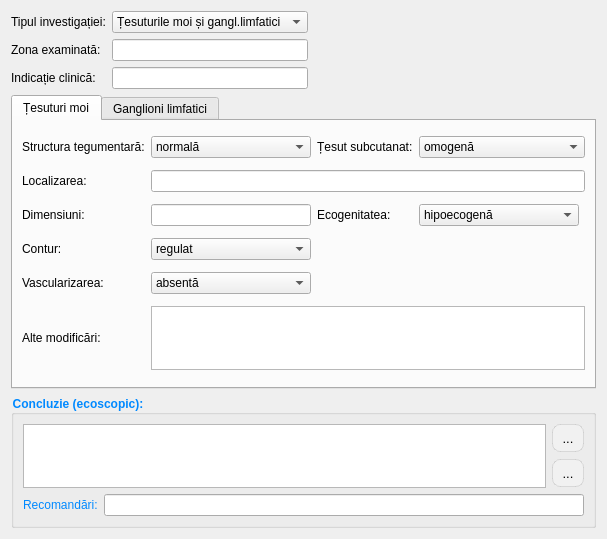
<?xml version="1.0" encoding="UTF-8"?>
<ui version="4.0">
 <class>ReportPageLymphNodes</class>
 <widget class="QWidget" name="ReportPageLymphNodes">
  <property name="geometry">
   <rect>
    <x>0</x>
    <y>0</y>
    <width>607</width>
    <height>539</height>
   </rect>
  </property>
  <property name="windowTitle">
   <string>Form</string>
  </property>
  <layout class="QGridLayout" name="gridLayout_2">
   <item row="0" column="0">
    <widget class="QLabel" name="label_230">
     <property name="text">
      <string>Tipul investigației:</string>
     </property>
    </widget>
   </item>
   <item row="0" column="1">
    <widget class="QComboBox" name="ln_typeInvestig">
     <item>
      <property name="text">
       <string>Țesuturile moi și gangl.limfatici</string>
      </property>
     </item>
     <item>
      <property name="text">
       <string>Țesuturi moi</string>
      </property>
     </item>
     <item>
      <property name="text">
       <string>Ganglioni limfatici</string>
      </property>
     </item>
    </widget>
   </item>
   <item row="0" column="2">
    <spacer name="horizontalSpacer_33">
     <property name="orientation">
      <enum>Qt::Orientation::Horizontal</enum>
     </property>
     <property name="sizeHint" stdset="0">
      <size>
       <width>338</width>
       <height>20</height>
      </size>
     </property>
    </spacer>
   </item>
   <item row="1" column="0">
    <widget class="QLabel" name="label_229">
     <property name="text">
      <string>Zona examinată:</string>
     </property>
    </widget>
   </item>
   <item row="1" column="1">
    <widget class="QLineEdit" name="ln_zoneArea">
     <property name="text">
      <string/>
     </property>
    </widget>
   </item>
   <item row="2" column="0">
    <widget class="QLabel" name="label_231">
     <property name="text">
      <string>Indicație clinică:</string>
     </property>
    </widget>
   </item>
   <item row="2" column="1">
    <widget class="QLineEdit" name="ln_indications">
     <property name="text">
      <string/>
     </property>
    </widget>
   </item>
   <item row="3" column="0" colspan="3">
    <widget class="QTabWidget" name="tabWidget_LymphNodes">
     <property name="currentIndex">
      <number>0</number>
     </property>
     <widget class="QWidget" name="tabSoftTissues">
      <attribute name="title">
       <string>Țesuturi moi</string>
      </attribute>
      <layout class="QGridLayout" name="gridLayout_86">
       <item row="0" column="1">
        <widget class="QComboBox" name="ln_skinStructureTissue">
         <item>
          <property name="text">
           <string>normală</string>
          </property>
         </item>
         <item>
          <property name="text">
           <string>îngroșată</string>
          </property>
         </item>
         <item>
          <property name="text">
           <string>infiltrată</string>
          </property>
         </item>
         <item>
          <property name="text">
           <string>edem</string>
          </property>
         </item>
        </widget>
       </item>
       <item row="5" column="1" colspan="4">
        <widget class="QPlainTextEdit" name="ln_otherChangeTissue">
         <property name="sizePolicy">
          <sizepolicy hsizetype="Expanding" vsizetype="Expanding">
           <horstretch>0</horstretch>
           <verstretch>0</verstretch>
          </sizepolicy>
         </property>
         <property name="maximumSize">
          <size>
           <width>16777215</width>
           <height>64</height>
          </size>
         </property>
         <property name="plainText">
          <string/>
         </property>
        </widget>
       </item>
       <item row="2" column="0">
        <widget class="QLabel" name="label_235">
         <property name="text">
          <string>Dimensiuni:</string>
         </property>
        </widget>
       </item>
       <item row="2" column="3">
        <widget class="QComboBox" name="ln_ecogenityTissue">
         <property name="sizePolicy">
          <sizepolicy hsizetype="Expanding" vsizetype="Fixed">
           <horstretch>0</horstretch>
           <verstretch>0</verstretch>
          </sizepolicy>
         </property>
         <item>
          <property name="text">
           <string>hipoecogenă</string>
          </property>
         </item>
         <item>
          <property name="text">
           <string>hiperecogenă</string>
          </property>
         </item>
         <item>
          <property name="text">
           <string>mixtă</string>
          </property>
         </item>
         <item>
          <property name="text">
           <string>izoecogenă</string>
          </property>
         </item>
         <item>
          <property name="text">
           <string>medie</string>
          </property>
         </item>
        </widget>
       </item>
       <item row="0" column="2">
        <widget class="QLabel" name="label_233">
         <property name="text">
          <string>Țesut subcutanat:</string>
         </property>
        </widget>
       </item>
       <item row="3" column="0">
        <widget class="QLabel" name="label_237">
         <property name="text">
          <string>Contur:</string>
         </property>
        </widget>
       </item>
       <item row="5" column="0">
        <widget class="QLabel" name="label_239">
         <property name="text">
          <string>Alte modificări:</string>
         </property>
        </widget>
       </item>
       <item row="0" column="0">
        <widget class="QLabel" name="label_249">
         <property name="text">
          <string>Structura tegumentară:</string>
         </property>
        </widget>
       </item>
       <item row="4" column="0">
        <widget class="QLabel" name="label_238">
         <property name="text">
          <string>Vascularizarea:</string>
         </property>
        </widget>
       </item>
       <item row="3" column="1">
        <widget class="QComboBox" name="ln_conturTissue">
         <item>
          <property name="text">
           <string>regulat</string>
          </property>
         </item>
         <item>
          <property name="text">
           <string>neregulat</string>
          </property>
         </item>
        </widget>
       </item>
       <item row="4" column="1">
        <widget class="QComboBox" name="ln_DopplerTissue">
         <item>
          <property name="text">
           <string>absentă</string>
          </property>
         </item>
         <item>
          <property name="text">
           <string>periferică</string>
          </property>
         </item>
         <item>
          <property name="text">
           <string>centrală</string>
          </property>
         </item>
         <item>
          <property name="text">
           <string>intensă</string>
          </property>
         </item>
         <item>
          <property name="text">
           <string>mixtă</string>
          </property>
         </item>
         <item>
          <property name="text">
           <string>patologică</string>
          </property>
         </item>
        </widget>
       </item>
       <item row="1" column="1" colspan="4">
        <widget class="QLineEdit" name="ln_localizationTissue"/>
       </item>
       <item row="1" column="0">
        <widget class="QLabel" name="label_234">
         <property name="text">
          <string>Localizarea:</string>
         </property>
        </widget>
       </item>
       <item row="2" column="2">
        <widget class="QLabel" name="label_236">
         <property name="text">
          <string>Ecogenitatea: </string>
         </property>
        </widget>
       </item>
       <item row="0" column="3" colspan="2">
        <widget class="QComboBox" name="ln_subcutanTissue">
         <item>
          <property name="text">
           <string>omogenă</string>
          </property>
         </item>
         <item>
          <property name="text">
           <string>heterogenă</string>
          </property>
         </item>
         <item>
          <property name="text">
           <string>prezența colecții</string>
          </property>
         </item>
         <item>
          <property name="text">
           <string>edem</string>
          </property>
         </item>
        </widget>
       </item>
       <item row="2" column="1">
        <widget class="QLineEdit" name="ln_sizeTissue"/>
       </item>
      </layout>
     </widget>
     <widget class="QWidget" name="tabLympNodes">
      <attribute name="title">
       <string>Ganglioni limfatici</string>
      </attribute>
      <layout class="QGridLayout" name="gridLayout_87">
       <item row="2" column="4">
        <widget class="QLabel" name="label_246">
         <property name="text">
          <string>Contur:</string>
         </property>
        </widget>
       </item>
       <item row="4" column="1" colspan="5">
        <widget class="QPlainTextEdit" name="ln_otherChangeNode">
         <property name="maximumSize">
          <size>
           <width>16777215</width>
           <height>64</height>
          </size>
         </property>
         <property name="plainText">
          <string/>
         </property>
        </widget>
       </item>
       <item row="3" column="1" colspan="3">
        <widget class="QComboBox" name="ln_dopplerNode">
         <property name="sizePolicy">
          <sizepolicy hsizetype="Expanding" vsizetype="Fixed">
           <horstretch>0</horstretch>
           <verstretch>0</verstretch>
          </sizepolicy>
         </property>
         <item>
          <property name="text">
           <string>absentă</string>
          </property>
         </item>
         <item>
          <property name="text">
           <string>periferică</string>
          </property>
         </item>
         <item>
          <property name="text">
           <string>centrală</string>
          </property>
         </item>
         <item>
          <property name="text">
           <string>intensă</string>
          </property>
         </item>
         <item>
          <property name="text">
           <string>mixtă</string>
          </property>
         </item>
         <item>
          <property name="text">
           <string>patologică</string>
          </property>
         </item>
        </widget>
       </item>
       <item row="4" column="0">
        <widget class="QLabel" name="label_248">
         <property name="sizePolicy">
          <sizepolicy hsizetype="Preferred" vsizetype="Preferred">
           <horstretch>0</horstretch>
           <verstretch>0</verstretch>
          </sizepolicy>
         </property>
         <property name="text">
          <string>Modificări&lt;br&gt;asociate:</string>
         </property>
        </widget>
       </item>
       <item row="0" column="5">
        <widget class="QComboBox" name="ln_formNode">
         <property name="sizePolicy">
          <sizepolicy hsizetype="Expanding" vsizetype="Fixed">
           <horstretch>0</horstretch>
           <verstretch>0</verstretch>
          </sizepolicy>
         </property>
         <item>
          <property name="text">
           <string>ovalară</string>
          </property>
         </item>
         <item>
          <property name="text">
           <string>rotundă</string>
          </property>
         </item>
        </widget>
       </item>
       <item row="2" column="0">
        <widget class="QLabel" name="label_245">
         <property name="text">
          <string>Structura:</string>
         </property>
        </widget>
       </item>
       <item row="2" column="5">
        <widget class="QComboBox" name="ln_contourNode">
         <property name="sizePolicy">
          <sizepolicy hsizetype="Expanding" vsizetype="Fixed">
           <horstretch>0</horstretch>
           <verstretch>0</verstretch>
          </sizepolicy>
         </property>
         <item>
          <property name="text">
           <string>regulat</string>
          </property>
         </item>
         <item>
          <property name="text">
           <string>neregulat</string>
          </property>
         </item>
        </widget>
       </item>
       <item row="1" column="0">
        <widget class="QLabel" name="label_243">
         <property name="text">
          <string>Hil ecogen:</string>
         </property>
        </widget>
       </item>
       <item row="1" column="1" colspan="3">
        <widget class="QComboBox" name="ln_hillNode">
         <property name="sizePolicy">
          <sizepolicy hsizetype="Expanding" vsizetype="Fixed">
           <horstretch>0</horstretch>
           <verstretch>0</verstretch>
          </sizepolicy>
         </property>
         <item>
          <property name="text">
           <string>prezent</string>
          </property>
         </item>
         <item>
          <property name="text">
           <string>absent</string>
          </property>
         </item>
        </widget>
       </item>
       <item row="0" column="1">
        <widget class="QLineEdit" name="ln_nrNodes">
         <property name="maximumSize">
          <size>
           <width>50</width>
           <height>16777215</height>
          </size>
         </property>
        </widget>
       </item>
       <item row="3" column="0">
        <widget class="QLabel" name="label_247">
         <property name="text">
          <string>Vascularizare:</string>
         </property>
        </widget>
       </item>
       <item row="0" column="2">
        <widget class="QLabel" name="label_241">
         <property name="text">
          <string>Dimensiuni:</string>
         </property>
        </widget>
       </item>
       <item row="1" column="5">
        <widget class="QComboBox" name="ln_corticalNode">
         <property name="sizePolicy">
          <sizepolicy hsizetype="Expanding" vsizetype="Fixed">
           <horstretch>0</horstretch>
           <verstretch>0</verstretch>
          </sizepolicy>
         </property>
         <item>
          <property name="text">
           <string>subțire</string>
          </property>
         </item>
         <item>
          <property name="text">
           <string>îngroșată</string>
          </property>
         </item>
         <item>
          <property name="text">
           <string>asimetrică</string>
          </property>
         </item>
        </widget>
       </item>
       <item row="0" column="3">
        <widget class="QLineEdit" name="ln_sizeNode"/>
       </item>
       <item row="1" column="4">
        <widget class="QLabel" name="label_244">
         <property name="text">
          <string>Corticala:</string>
         </property>
        </widget>
       </item>
       <item row="2" column="1" colspan="3">
        <widget class="QComboBox" name="ln_structureNode">
         <property name="sizePolicy">
          <sizepolicy hsizetype="Expanding" vsizetype="Fixed">
           <horstretch>0</horstretch>
           <verstretch>0</verstretch>
          </sizepolicy>
         </property>
         <item>
          <property name="text">
           <string>omogenă</string>
          </property>
         </item>
         <item>
          <property name="text">
           <string>heterogenă</string>
          </property>
         </item>
        </widget>
       </item>
       <item row="0" column="0">
        <widget class="QLabel" name="label_240">
         <property name="text">
          <string>Număr:</string>
         </property>
        </widget>
       </item>
       <item row="0" column="4">
        <widget class="QLabel" name="label_242">
         <property name="text">
          <string>Forma:</string>
         </property>
        </widget>
       </item>
       <item row="5" column="1">
        <spacer name="verticalSpacer_14">
         <property name="orientation">
          <enum>Qt::Orientation::Vertical</enum>
         </property>
         <property name="sizeHint" stdset="0">
          <size>
           <width>20</width>
           <height>40</height>
          </size>
         </property>
        </spacer>
       </item>
      </layout>
     </widget>
    </widget>
   </item>
   <item row="4" column="0" colspan="3">
    <widget class="QGroupBox" name="groupBox_36">
     <property name="sizePolicy">
      <sizepolicy hsizetype="Preferred" vsizetype="Fixed">
       <horstretch>0</horstretch>
       <verstretch>0</verstretch>
      </sizepolicy>
     </property>
     <property name="font">
      <font>
       <family>Segoe UI</family>
       <bold>true</bold>
      </font>
     </property>
     <property name="styleSheet">
      <string notr="true">color: rgb(0, 137, 255);</string>
     </property>
     <property name="title">
      <string>Concluzie (ecoscopic):</string>
     </property>
     <layout class="QGridLayout" name="gridLayout">
      <item row="0" column="0" rowspan="2" colspan="2">
       <widget class="QPlainTextEdit" name="ln_conluzion">
        <property name="maximumSize">
         <size>
          <width>16777215</width>
          <height>64</height>
         </size>
        </property>
       </widget>
      </item>
      <item row="0" column="2">
       <widget class="QToolButton" name="btnSelectTemplate">
        <property name="styleSheet">
         <string notr="true">QToolButton
{
border: 1px solid rgba(0, 0, 0, 0.1);
border-radius: 8px;
background-color: #f1f1f1;
color: #000000;
font-size: 13px;
padding: 4px 4px;
}
QToolButton:hover
{
background-color: #e0e0e0;
}
QToolButton:pressed
{
background-color: #d0d0d0;
}</string>
        </property>
        <property name="text">
         <string>...</string>
        </property>
        <property name="icon">
         <iconset resource="../../resources/resource.qrc">
          <normaloff>:/img/actions/select.png</normaloff>:/img/actions/select.png</iconset>
        </property>
       </widget>
      </item>
      <item row="1" column="2">
       <widget class="QToolButton" name="btnAddTemplate">
        <property name="styleSheet">
         <string notr="true">QToolButton
{
border: 1px solid rgba(0, 0, 0, 0.1);
border-radius: 8px;
background-color: #f1f1f1;
color: #000000;
font-size: 13px;
padding: 4px 4px;
}
QToolButton:hover
{
background-color: #e0e0e0;
}
QToolButton:pressed
{
background-color: #d0d0d0;
}</string>
        </property>
        <property name="text">
         <string>...</string>
        </property>
        <property name="icon">
         <iconset resource="../../resources/resource.qrc">
          <normaloff>:/img/toolBar/add.png</normaloff>:/img/toolBar/add.png</iconset>
        </property>
       </widget>
      </item>
      <item row="2" column="0">
       <widget class="QLabel" name="label_232">
        <property name="sizePolicy">
         <sizepolicy hsizetype="Maximum" vsizetype="Preferred">
          <horstretch>0</horstretch>
          <verstretch>0</verstretch>
         </sizepolicy>
        </property>
        <property name="text">
         <string>Recomandări:</string>
        </property>
       </widget>
      </item>
      <item row="2" column="1" colspan="2">
       <widget class="LineEditCustom" name="ln_recommand"/>
      </item>
     </layout>
    </widget>
   </item>
  </layout>
 </widget>
 <customwidgets>
  <customwidget>
   <class>LineEditCustom</class>
   <extends>QLineEdit</extends>
   <header>ui/widgets/lineeditcustom.h</header>
  </customwidget>
 </customwidgets>
 <tabstops>
  <tabstop>ln_zoneArea</tabstop>
  <tabstop>ln_indications</tabstop>
  <tabstop>ln_skinStructureTissue</tabstop>
  <tabstop>ln_subcutanTissue</tabstop>
  <tabstop>ln_localizationTissue</tabstop>
  <tabstop>ln_sizeTissue</tabstop>
  <tabstop>ln_ecogenityTissue</tabstop>
  <tabstop>ln_conturTissue</tabstop>
  <tabstop>ln_DopplerTissue</tabstop>
  <tabstop>ln_otherChangeTissue</tabstop>
  <tabstop>ln_nrNodes</tabstop>
  <tabstop>ln_sizeNode</tabstop>
  <tabstop>ln_formNode</tabstop>
  <tabstop>ln_hillNode</tabstop>
  <tabstop>ln_corticalNode</tabstop>
  <tabstop>ln_structureNode</tabstop>
  <tabstop>ln_contourNode</tabstop>
  <tabstop>ln_dopplerNode</tabstop>
  <tabstop>ln_otherChangeNode</tabstop>
  <tabstop>ln_recommand</tabstop>
  <tabstop>ln_typeInvestig</tabstop>
 </tabstops>
 <resources>
  <include location="../../resources/resource.qrc"/>
 </resources>
 <connections/>
</ui>
